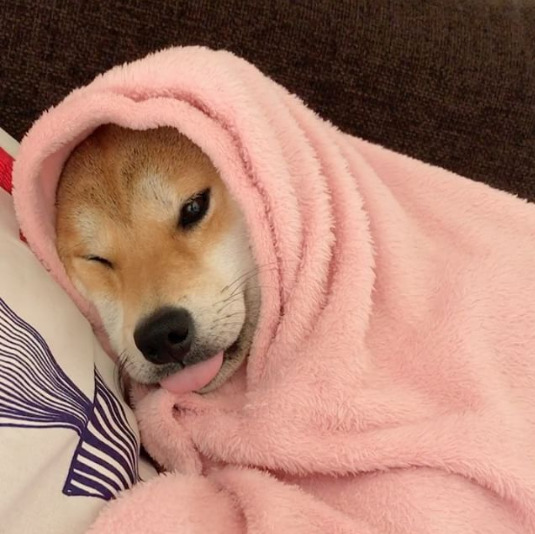
#> input picture images/input.png, 535 x 534 px
$ python transformations.py   (Python 2 division)
#> lines starting #> are read from the running program, lines starting #| are printed output that depends on the picture
import cv2 as cv
import numpy as np
# Affine : scaling, rotation, translation
# Non-Affine: DOes not preserve parallelism, length, and angle, but collinearity and incidence

# TRANSLATION
image = cv.imread("images/input.png")
#> image is the input picture: shape (534, 535, 3); mean B, G, R 111.8, 127.4, 171.3
height, width = image.shape[:2]
#> height = 534; width = 535

quarter_height, quarter_width = height/4, width/4
#> quarter_height = 133; quarter_width = 133
#      |1 0 Tx|
# T =  |0 1 Ty|
# T es la matriz de translation
T = np.float32([[1, 0, quarter_width], [0, 1, quarter_height]])
#> T = [[1, 0, 133], [0, 1, 133]]

# warpAffine
translated = cv.warpAffine(image, T, (width, height))
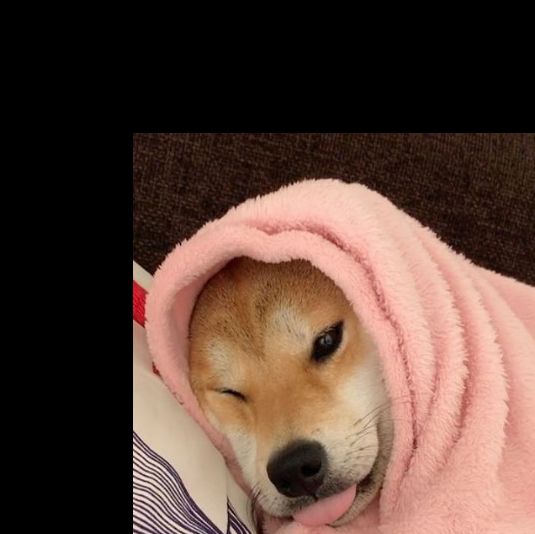
#> translated: shape (534, 535, 3); mean B, G, R 56.6, 66.6, 90.3
print T
#| [[  1.   0. 133.]
#|  [  0.   1. 133.]]
# [10 lines of commented-out code are left out]
scale_matrix = cv.getRotationMatrix2D((width/2, height/2), 0, .5)
#> scale_matrix = [[0.5, 0, 133.5], [0, 0.5, 133.5]]
rotation_matrix = cv.getRotationMatrix2D((width/2, height/2), 180, 1)
rotated = cv.warpAffine(image, rotation_matrix, (width, height))
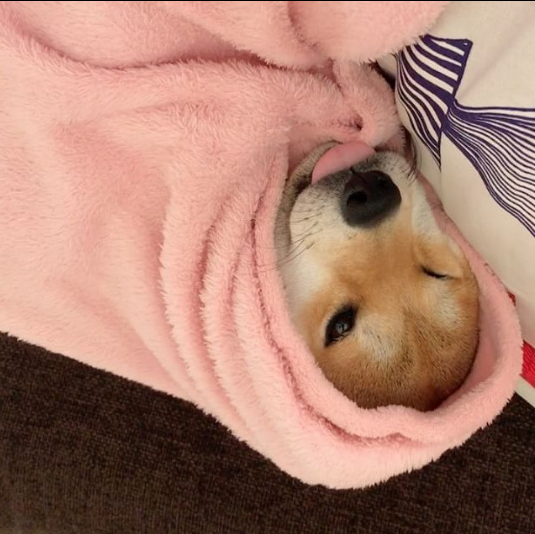
#> rotated: shape (534, 535, 3); mean B, G, R 111.8, 127.4, 171.2
scaled = cv.warpAffine(image, scale_matrix, (width, height))
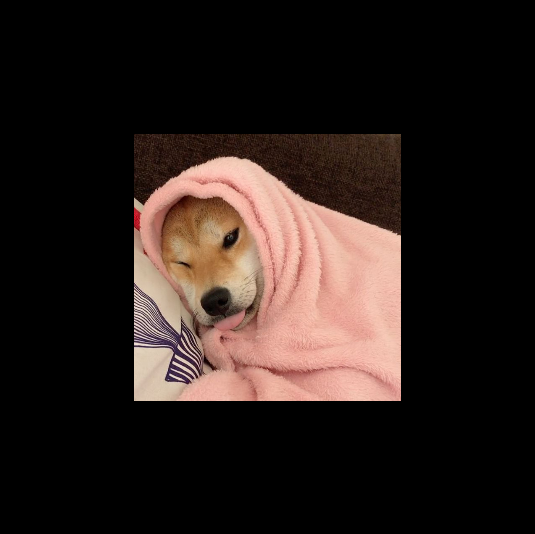
#> scaled: shape (534, 535, 3); mean B, G, R 27.9, 31.8, 42.8
# [11 lines of commented-out code are left out]
